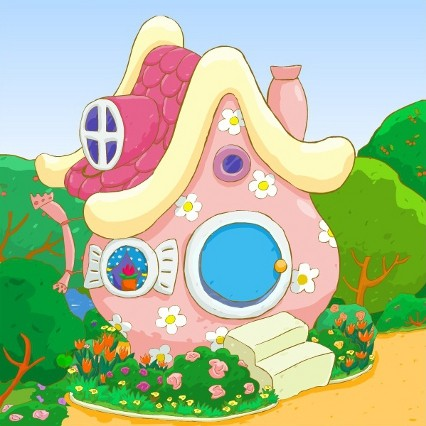
#> input picture ex.jpg, 426 x 426 px
$ python main.py
#> lines starting #> are read from the running program, lines starting #| are printed output that depends on the picture
import random
from PIL import Image, ImageDraw

mode = int(input('mode:'))
#> the answer given: 1
image = Image.open("ex.jpg")
#> image is the input picture: PIL image 426x426 RGB; mean R, G, B 172.1, 190.9, 153.6
draw = ImageDraw.Draw(image)
width = image.size[0]
#> width = 426
height = image.size[1]
#> height = 426
pix = image.load()
if (mode == 0): # shades of grey
	for i in range(width):
		for j in range(height):
			a = pix[i, j][0]
			b = pix[i, j][1]
			c = pix[i, j][2]
			S = (a + b + c) // 3
			draw.point((i, j), (S, S, S))
if (mode == 1): # sepia
	depth = int(input('depth:'))
#> the answer given: 3
	for i in range(width):
		for j in range(height):
			a = pix[i, j][0]
			b = pix[i, j][1]
			c = pix[i, j][2]
			S = (a + b + c) // 3
			a = S + depth * 2
			b = S + depth
			c = S
			if (a > 255):
				a = 255
			if (b > 255):
				b = 255
			if (c > 255):
				c = 255
			draw.point((i, j), (a, b, c))
if (mode == 2): # negativ
	for i in range(width):
		for j in range(height):
			a = pix[i, j][0]
			b = pix[i, j][1]
			c = pix[i, j][2]
			draw.point((i, j), (255 - a, 255 - b, 255 - c))
if (mode == 3): # noise
	factor = int(input('factor:'))
	for i in range(width):
		for j in range(height):
			rand = random.randint(-factor, factor)
			a = pix[i, j][0] + rand
			b = pix[i, j][1] + rand
			c = pix[i, j][2] + rand
			if (a < 0):
				a = 0
			if (b < 0):
				b = 0
			if (c < 0):
				c = 0
			if (a > 255):
				a = 255
			if (b > 255):
				b = 255
			if (c > 255):
				c = 255
			draw.point((i, j), (a, b, c))
if (mode == 4): # brightness
	factor = int(input('factor:'))
	for i in range(width):
		for j in range(height):
			a = pix[i, j][0] + factor
			b = pix[i, j][1] + factor
			c = pix[i, j][2] + factor
			if (a < 0):
				a = 0
			if (b < 0):
				b = 0
			if (c < 0):
				c = 0
			if (a > 255):
				a = 255
			if (b > 255):
				b = 255
			if (c > 255):
				c = 255
			draw.point((i, j), (a, b, c))
if (mode == 5): # black & white
	factor = int(input('factor:'))
	for i in range(width):
		for j in range(height):
			a = pix[i, j][0]
			b = pix[i, j][1]
			c = pix[i, j][2]
			S = a + b + c
			if (S > (((255 + factor) // 2) * 3)):
				a, b, c = 255, 255, 255
			else:
				a, b, c = 0, 0, 0
			draw.point((i, j), (a, b, c))
image.save("new.jpg")
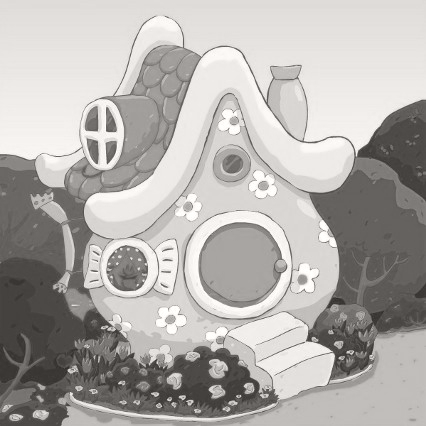
#> saved as new.jpg: PIL image 426x426 RGB; mean R, G, B 177.8, 174.8, 171.8
del draw
